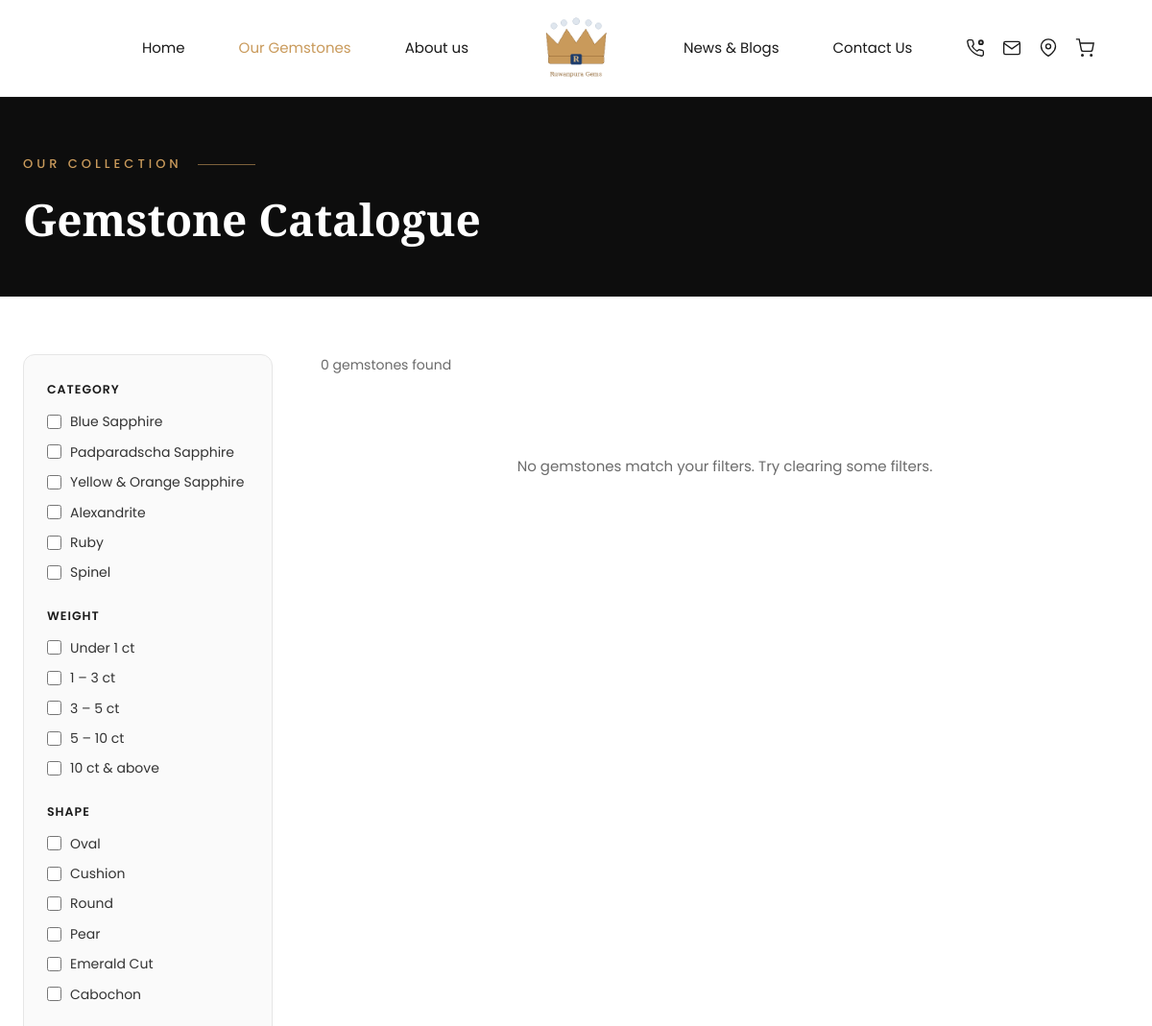
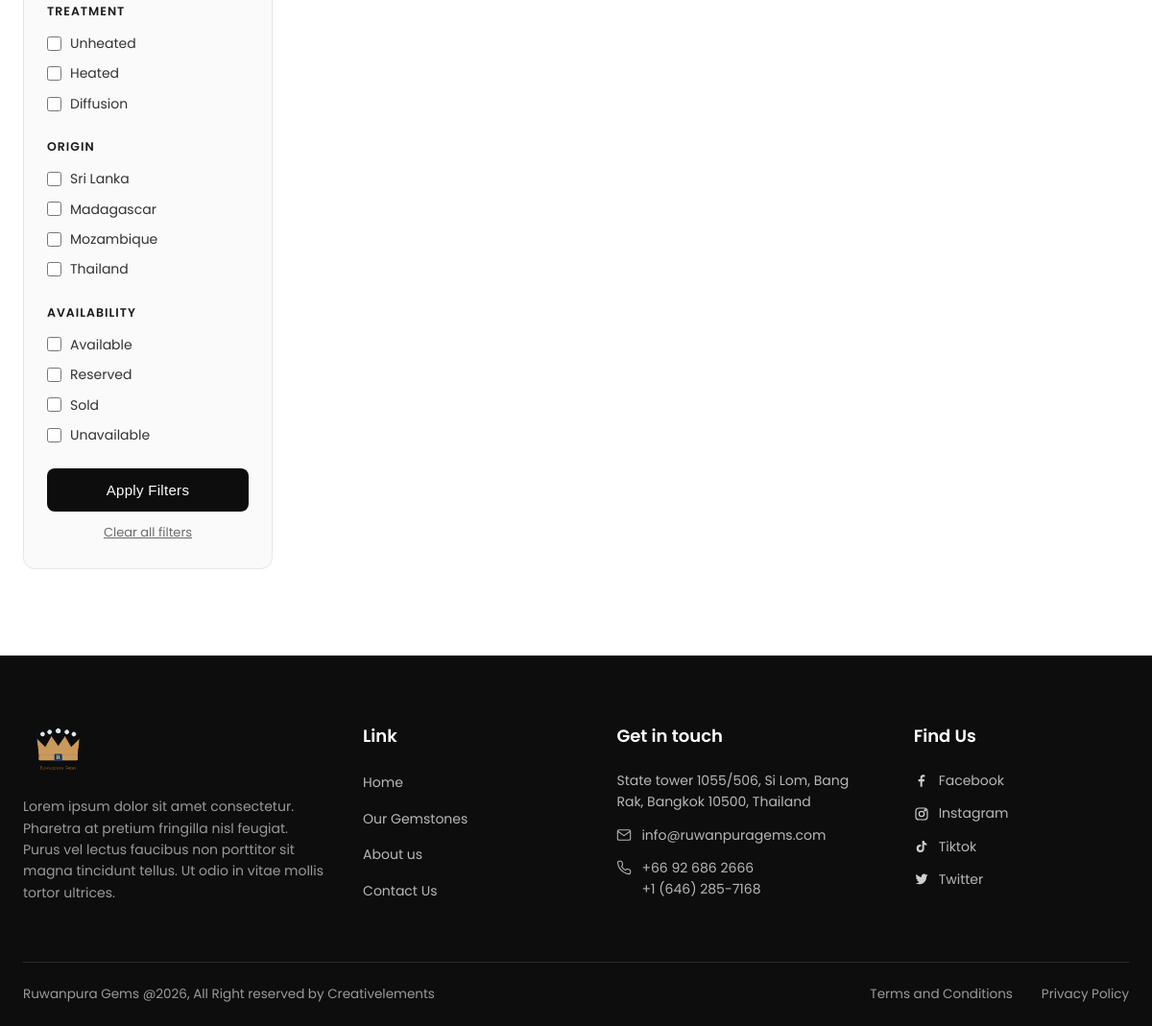
Page /gemstones.php on the committed database (2 pictures, top to bottom).
### tables this page shows
CREATE TABLE IF NOT EXISTS `gem_categories` (
  `id` INT(11) NOT NULL AUTO_INCREMENT,
  `name` VARCHAR(120) NOT NULL,
  `slug` VARCHAR(140) NOT NULL,
  `sort_order` INT(11) NOT NULL DEFAULT 0,
  `is_active` TINYINT(1) NOT NULL DEFAULT 1,
  PRIMARY KEY (`id`),
  UNIQUE KEY `slug` (`slug`)
);

CREATE TABLE IF NOT EXISTS `gem_shapes` (
  `id` INT(11) NOT NULL AUTO_INCREMENT,
  `name` VARCHAR(120) NOT NULL,
  `sort_order` INT(11) NOT NULL DEFAULT 0,
  `is_active` TINYINT(1) NOT NULL DEFAULT 1,
  PRIMARY KEY (`id`)
);

CREATE TABLE IF NOT EXISTS `gem_treatments` (
  `id` INT(11) NOT NULL AUTO_INCREMENT,
  `name` VARCHAR(120) NOT NULL,
  `sort_order` INT(11) NOT NULL DEFAULT 0,
  `is_active` TINYINT(1) NOT NULL DEFAULT 1,
  PRIMARY KEY (`id`)
);

CREATE TABLE IF NOT EXISTS `gem_origins` (
  `id` INT(11) NOT NULL AUTO_INCREMENT,
  `name` VARCHAR(120) NOT NULL,
  `sort_order` INT(11) NOT NULL DEFAULT 0,
  `is_active` TINYINT(1) NOT NULL DEFAULT 1,
  PRIMARY KEY (`id`)
);

### includes/db.php (called while the page is built, shortened)
<?php
class Database
{
    private static $instance = null;
    private function __construct()
    {
        $dsn = 'mysql:host=' . DB_HOST . ';dbname=' . DB_NAME . ';charset=' . DB_CHARSET;
        $options = [
            PDO::ATTR_ERRMODE            => PDO::ERRMODE_EXCEPTION,
            PDO::ATTR_DEFAULT_FETCH_MODE => PDO::FETCH_ASSOC,
            PDO::ATTR_EMULATE_PREPARES   => false,
        ];
        try {
            $this->pdo = new PDO($dsn, DB_USER, DB_PASS, $options);
        } catch (PDOException $e) {
            die('Database connection failed: ' . htmlspecialchars($e->getMessage()));
        }
    }
    public static function getInstance()
    {
        if (self::$instance === null) {
            self::$instance = new self();
        }
        return self::$instance;
    }
}
function db()
{
    return Database::getInstance()->pdo;
}

### includes/functions.php (called while the page is built, shortened)
<?php
require_once __DIR__ . '/db.php';
function e($str)
{
    return htmlspecialchars($str ?? '', ENT_QUOTES, 'UTF-8');
}
    ?>
    <?php
function get_categories($activeOnly = true)
{
    $sql = "SELECT * FROM gem_categories" . ($activeOnly ? " WHERE is_active=1" : "") . " ORDER BY sort_order, id";
    return db()->query($sql)->fetchAll();
}
function get_shapes($activeOnly = true)
{
    $sql = "SELECT * FROM gem_shapes" . ($activeOnly ? " WHERE is_active=1" : "") . " ORDER BY sort_order, id";
    return db()->query($sql)->fetchAll();
}
function get_treatments($activeOnly = true)
{
    $sql = "SELECT * FROM gem_treatments" . ($activeOnly ? " WHERE is_active=1" : "") . " ORDER BY sort_order, id";
    return db()->query($sql)->fetchAll();
}
function get_origins($activeOnly = true)
{
    $sql = "SELECT * FROM gem_origins" . ($activeOnly ? " WHERE is_active=1" : "") . " ORDER BY sort_order, id";
    return db()->query($sql)->fetchAll();
}
function weight_ranges()
{
    return [
        'u1'   => ['label' => 'Under 1 ct',    'min' => 0,  'max' => 1],
        '1-3'  => ['label' => '1 – 3 ct',       'min' => 1,  'max' => 3],
        '3-5'  => ['label' => '3 – 5 ct',       'min' => 3,  'max' => 5],
        '5-10' => ['label' => '5 – 10 ct',      'min' => 5,  'max' => 10],
        '10p'  => ['label' => '10 ct & above',  'min' => 10, 'max' => null],
    ];
}
function product_status_labels()
{
    return [
        'available'   => 'Available',
        'reserved'    => 'Reserved',
        'sold'        => 'Sold',
        'unavailable' => 'Unavailable',
    ];
}
function get_products($filters = [], $page = 1, $perPage = 12)
{
    $where  = ['p.is_active = 1'];
    $params = [];
    $whereSql = implode(' AND ', $where);
    $countStmt = db()->prepare("SELECT COUNT(*) FROM products p WHERE $whereSql");
    $countStmt->execute($params);
    $total = (int) $countStmt->fetchColumn();
    $perPage = max(1, (int) $perPage);
    $page    = max(1, (int) $page);
    $offset  = ($page - 1) * $perPage;
    $sql = "SELECT p.*,
                   (SELECT image FROM product_images WHERE product_id = p.id ORDER BY is_primary DESC, sort_order, id LIMIT 1) AS thumb
            FROM products p
            WHERE $whereSql
            ORDER BY p.sort_order, p.id DESC
            LIMIT $perPage OFFSET $offset";
    $stmt = db()->prepare($sql);
    $stmt->execute($params);
    return [
        'items' => $stmt->fetchAll(),
        'total' => $total,
        'pages' => (int) ceil($total / $perPage),
        'page'  => $page,
    ];
}

### gemstones.php (the view, shortened to what this page needs)
<?php
require_once __DIR__ . '/includes/functions.php';
$filters = [
    'category'  => array_map('intval', $_GET['category'] ?? []),
    'shape'     => array_map('intval', $_GET['shape'] ?? []),
    'treatment' => array_map('intval', $_GET['treatment'] ?? []),
    'origin'    => array_map('intval', $_GET['origin'] ?? []),
    'weight'    => array_values(array_intersect((array) ($_GET['weight'] ?? []), array_keys(weight_ranges()))),
    'status'    => array_values(array_intersect((array) ($_GET['status'] ?? []), array_keys(product_status_labels()))),
];
$page = max(1, (int) ($_GET['page'] ?? 1));
$result = get_products($filters, $page, 12);
$categories   = get_categories();
$shapes       = get_shapes();
$treatments   = get_treatments();
$origins      = get_origins();
$weightRanges = weight_ranges();
$statusLabels = product_status_labels();
include __DIR__ . '/includes/header.php';
?>
<section class="catalogue-hero">
    <div class="container">
        <div class="eyebrow left">OUR COLLECTION</div>
        <h1 class="catalogue-hero-title">Gemstone Catalogue</h1>
    </div>
</section>
<section class="catalogue">
    <div class="container">
        <div class="catalogue-layout">
            <aside class="catalogue-filters">
                <form method="get" id="filterForm">
                    <div class="filter-group">
                        <h4>Category</h4>
                        <?php foreach ($categories as $c): ?>
                            <label class="filter-check">
                                <input type="checkbox" name="category[]" value="<?= (int) $c['id'] ?>" <?= in_array($c['id'], $filters['category']) ? 'checked' : '' ?>>
                                <?= e($c['name']) ?>
                            </label>
                        <?php endforeach; ?>
                    </div>
                    <div class="filter-group">
                        <h4>Weight</h4>
                        <?php foreach ($weightRanges as $key => $r): ?>
                            <label class="filter-check">
                                <input type="checkbox" name="weight[]" value="<?= e($key) ?>" <?= in_array($key, $filters['weight']) ? 'checked' : '' ?>>
                                <?= e($r['label']) ?>
                            </label>
                        <?php endforeach; ?>
                    </div>
                    <div class="filter-group">
                        <h4>Shape</h4>
                        <?php foreach ($shapes as $s): ?>
                            <label class="filter-check">
                                <input type="checkbox" name="shape[]" value="<?= (int) $s['id'] ?>" <?= in_array($s['id'], $filters['shape']) ? 'checked' : '' ?>>
                                <?= e($s['name']) ?>
                            </label>
                        <?php endforeach; ?>
                    </div>
                    <div class="filter-group">
                        <h4>Treatment</h4>
                        <?php foreach ($treatments as $t): ?>
                            <label class="filter-check">
                                <input type="checkbox" name="treatment[]" value="<?= (int) $t['id'] ?>" <?= in_array($t['id'], $filters['treatment']) ? 'checked' : '' ?>>
                                <?= e($t['name']) ?>
                            </label>
                        <?php endforeach; ?>
                    </div>
                    <div class="filter-group">
                        <h4>Origin</h4>
                        <?php foreach ($origins as $o): ?>
                            <label class="filter-check">
                                <input type="checkbox" name="origin[]" value="<?= (int) $o['id'] ?>" <?= in_array($o['id'], $filters['origin']) ? 'checked' : '' ?>>
                                <?= e($o['name']) ?>
                            </label>
                        <?php endforeach; ?>
                    </div>
                    <div class="filter-group">
                        <h4>Availability</h4>
                        <?php foreach ($statusLabels as $key => $label): ?>
                            <label class="filter-check">
                                <input type="checkbox" name="status[]" value="<?= e($key) ?>" <?= in_array($key, $filters['status']) ? 'checked' : '' ?>>
                                <?= e($label) ?>
                            </label>
                        <?php endforeach; ?>
                    </div>
                    <button type="submit" class="btn-dark catalogue-apply-btn">Apply Filters</button>
                    <a href="<?= BASE_URL ?>gemstones.php" class="catalogue-clear">Clear all filters</a>
                </form>
            </aside>
            <div class="catalogue-main">
                <div class="catalogue-toolbar">
                    <span><?= (int) $result['total'] ?> gemstone<?= $result['total'] == 1 ? '' : 's' ?> found</span>
                </div>
                <?php if ($result['items']): ?>
                    <div class="product-grid">
                        <?php foreach ($result['items'] as $p): ?>
                            <a href="<?= BASE_URL ?>gemstone.php?slug=<?= urlencode($p['slug']) ?>" class="product-card">
                                <div class="product-card-img">
                                    <?php if ($p['thumb']): ?>
                                        <img src="<?= UPLOAD_URL . e($p['thumb']) ?>" alt="<?= e($p['name']) ?>">
                                    <?php else: ?>
                                        <div class="product-card-noimg">No Image</div>
                                    <?php endif; ?>
                                    <span class="product-status-badge status-<?= e($p['status']) ?>"><?= e($statusLabels[$p['status']]) ?></span>
                                </div>
                                <div class="product-card-body">
                                    <h3><?= e($p['name']) ?></h3>
                                    <p class="product-card-meta">
                                        <?php
                                            $meta = [];
                                            if ($p['weight'] !== null) $meta[] = $p['weight'] . ' ct';
                                            $shapeName = lookup_name('gem_shapes', $p['shape_id']);
                                            if ($shapeName) $meta[] = $shapeName;
                                            echo e(implode(' · ', $meta));
                                        ?>
                                    </p>
                                </div>
                            </a>
                        <?php endforeach; ?>
                    </div>
                    <?php if ($result['pages'] > 1): ?>
                        <div class="catalogue-pagination">
                            <?php
                                $qs = $_GET;
                                $curPage = $result['page'];
                            ?>
                            <?php if ($curPage > 1): $qs['page'] = $curPage - 1; ?>
                                <a href="?<?= e(http_build_query($qs)) ?>" class="page-nav">&laquo; Previous</a>
                            <?php else: ?>
                                <span class="page-nav disabled">&laquo; Previous</span>
                            <?php endif; ?>
                            <?php for ($pg = 1; $pg <= $result['pages']; $pg++): $qs['page'] = $pg; ?>
                                <a href="?<?= e(http_build_query($qs)) ?>" class="<?= $pg === $curPage ? 'active' : '' ?>"><?= $pg ?></a>
                            <?php endfor; ?>
                            <?php if ($curPage < $result['pages']): $qs['page'] = $curPage + 1; ?>
                                <a href="?<?= e(http_build_query($qs)) ?>" class="page-nav">Next &raquo;</a>
                            <?php else: ?>
                                <span class="page-nav disabled">Next &raquo;</span>
                            <?php endif; ?>
                        </div>
                    <?php endif; ?>
                <?php else: ?>
                    <p class="catalogue-empty">No gemstones match your filters. Try clearing some filters.</p>
                <?php endif; ?>
            </div>
        </div>
    </div>
</section>
<?php include __DIR__ . '/includes/footer.php'; ?>

### rows in the picture
gem_categories: name "Blue Sapphire"
gem_categories: name "Padparadscha Sapphire"
gem_categories: name "Yellow & Orange Sapphire"
gem_categories: name "Alexandrite"
gem_categories: name "Ruby"
gem_categories: name "Spinel"
gem_shapes: name "Oval"
gem_shapes: name "Cushion"
gem_shapes: name "Round"
gem_shapes: name "Pear"
gem_shapes: name "Emerald Cut"
gem_shapes: name "Cabochon"
gem_treatments: name "Unheated"
gem_treatments: name "Heated"
gem_treatments: name "Diffusion"
gem_origins: name "Sri Lanka"
gem_origins: name "Madagascar"
gem_origins: name "Mozambique"
gem_origins: name "Thailand"

### other values in the picture
c('nav_home') "Home"
c('nav_gemstones') "Our Gemstones"
c('nav_about') "About us"
c('nav_news') "News & Blogs"
c('nav_contact') "Contact Us"
$r['label'] "Under 1 ct"
$r['label'] "1 – 3 ct"
$r['label'] "3 – 5 ct"
$r['label'] "5 – 10 ct"
$r['label'] "10 ct & above"
$label "Available"
$label "Reserved"
$label "Sold"
$label "Unavailable"
$result['total'] "0"
